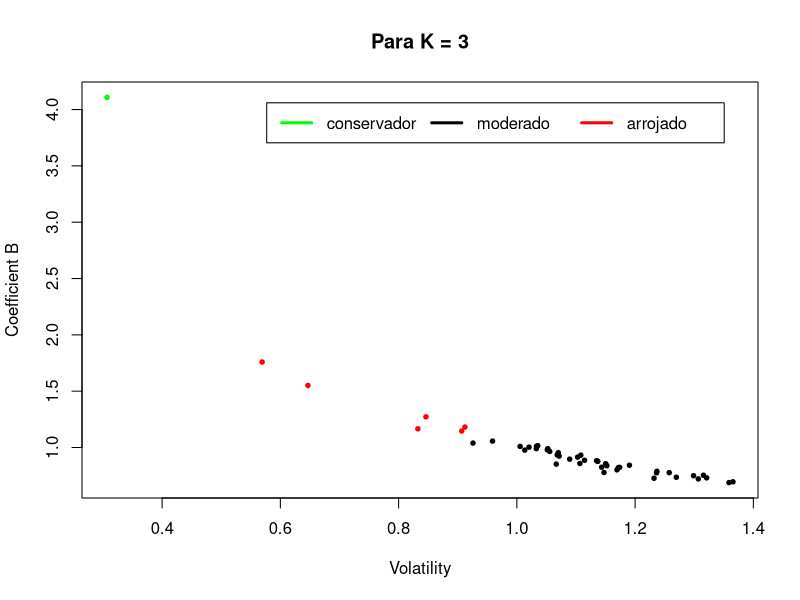
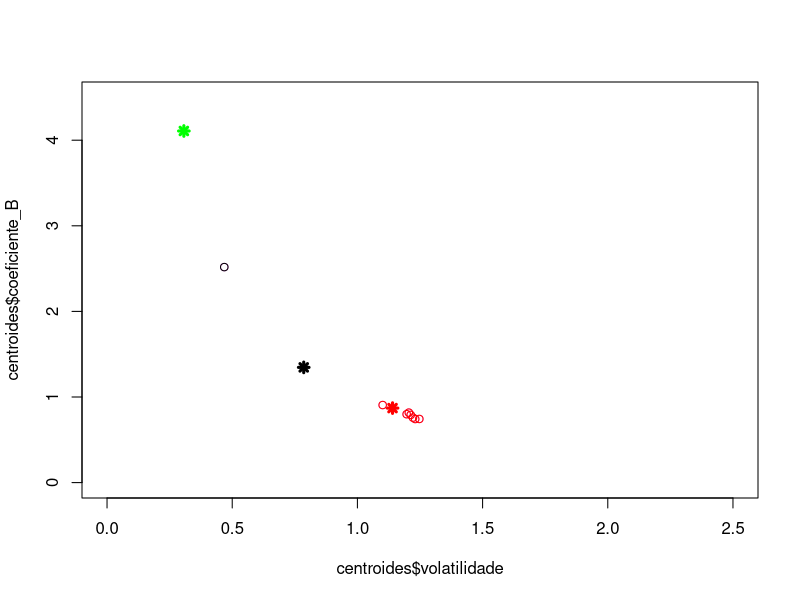

Reproduce these figures in R, in order.
dados = read.table("calculo_b_volatilidade.csv",sep=",",head=T)

retorna_cluster = function(dados,k){
  #   dados = eixo_x_y
  # k = 3
  #   dados = subset(eixo_x_y,eixo_x_y$tempo==semestre)
  iter = 45
  agrupamento = dados[,c("coeficiente_B","volatilidade")]
  #     dados[,1] = log(dados[,1])
  #     dados[,2] = log(dados[,2])
  
  km = kmeans (x = agrupamento, centers = k, iter.max = iter)
  agrupamento$cluster = km$cluster
  grupos = unique(km$cluster)
  #   print(grupos)
  dados$cluster = agrupamento$cluster
  dados$risco_b = ""
  dados$risco_b[dados$cluster == grupos[1]] = "moderado"
  dados$risco_b[dados$cluster == grupos[2]] = "arrojado"
  dados$risco_b[dados$cluster == grupos[3]] = "conservador"
  
  dados$cor = ""
  #   dados$cor[dados$cluster == grupos[1]] = "black"
  #   dados$cor[dados$cluster == grupos[2]] = "green"
  #   dados$cor[dados$cluster == grupos[3]] = "red"
  dados$cor[dados$cluster == grupos[1]] = "black"
  dados$cor[dados$cluster == grupos[2]] = "red"
  dados$cor[dados$cluster == grupos[3]] = "green"
  
  
  #   cor = c()
  #   #   dados$cor[dados$cluster == grupos[1]] = "black"
  #   #   dados$cor[dados$cluster == grupos[2]] = "green"
  #   #   dados$cor[dados$cluster == grupos[3]] = "red"
  #   cor[dados$cluster == grupos[1]] = "red"
  #   cor[dados$cluster == grupos[2]] = "black"
  #   cor[dados$cluster == grupos[3]] = "green"
  #   head(dados)
  #   cluster_ordem = unique( km$cluster)
  legenda = c("conservador","moderado","arrojado")
  plot(main= paste("Para K = ",k,sep =""),agrupamento$coeficiente_B~agrupamento$volatilidade,xlab="Volatility",ylab="Coefficient B", col = dados$cor,pch = 20, cex = 0.9)
  #   points(km$centers[,1]~km$centers[,2],col=4, pch = 8,lwd=2)
  legend("topright", inset=.05,legenda , lwd= 3,col =c("green","black","red") , horiz=TRUE)
  # points(km$centers,col=1:k, pch = 8,lwd=3)
  
  #   agrupamento = agrupamento[order(agrupamento$cluster),]
  
  # dados
  #   return(dados)
  names(dados)
  # centroides = cbind(km$centers,data.frame(risco = c("conservador","moderado","arrojado")))
  centroides = as.data.frame(km$centers)
  centroides = centroides[order(centroides$volatilidade,decreasing=T),]
  centroides = cbind(centroides,data.frame(risco = c("arrojado","moderado","conservador")))
  centroides$cor = ""
  #   dados$cor[dados$cluster == grupos[1]] = "black"
  #   dados$cor[dados$cluster == grupos[2]] = "green"
  #   dados$cor[dados$cluster == grupos[3]] = "red"
  centroides$cor[centroides$risco == "conservador"] = "green"
  centroides$cor[centroides$risco == "moderado"] = "black"
  centroides$cor[centroides$risco == "arrojado"] = "red"
  
  plot( centroides$coeficiente_B~centroides$volatilidade,col=centroides$cor, pch = 8,lwd=3,xlim=c(0,2.5),ylim=c(0,4.5))
  return(centroides)
}
# return(km$centers)
# }
# eixo_x_y_sem_outlier = eixo_x_y[eixo_x_y$coeficiente_B<3,]
# agrupamento_dados = retorna_cluster(dados,3)
# outlier = eixo_x_y[eixo_x_y$coeficiente_B>3,]
# outlier$cor = "green"
# outlier$cluster = unique(agrupamento_dados$cluster[agrupamento_dados$risco_b=="conservador"])
# outlier$risco_b = "conservador"
# agrupamento_dados = rbind( agrupamento_dados,outlier)
# head(agrupamento_dados)
# legenda = c("conservador","moderado","arrojado")
# plot(main= paste("Para K = ",3,sep =""),agrupamento_dados$coeficiente_B~agrupamento_dados$volatilidade,xlab="Volatility",ylab="Coefficient B", col = agrupamento_dados$cor,pch = 20, cex = 0.9)
# #   points(km$centers[,1]~km$centers[,2],col=4, pch = 8,lwd=2)
# legend("topright", inset=.05,legenda , lwd= 3,col =c("green","black","red") , horiz=TRUE)



treino = subset(dados,dados$tempo< 2014)
teste = subset(dados,dados$tempo == 2014)
centroides = retorna_cluster(treino,3)
# pontos_novos = data.frame(volatilidade = c(0.9,1.1),coeficiente_B = c(1.50,0.8))
pontos_novos = teste[,c("volatilidade","coeficiente_B")]
points(pontos_novos$coeficiente_B~pontos_novos$volatilidade,col="violet")

novos_pontos_classificados = data.frame()
# ponto_estudado = 1# indices de todos os pontos

for(ponto_estudado in 1:nrow(pontos_novos)){
  ponto_centroide = 1:3 # os 3 possiveis centroides dos riscos
  distancia = sqrt((pontos_novos$volatilidade[ponto_estudado] - centroides$volatilidade[ponto_centroide])^2 + (pontos_novos$coeficiente_B[ponto_estudado] - centroides$coeficiente_B[ponto_centroide])^2)
  todas_distancias = data.frame(distancias = distancia,risco =centroides$risco)
  indice_menor_distancia = which.min(todas_distancias$distancias)
  risco = as.character(todas_distancias$risco[indice_menor_distancia])
  agrupamento = cbind(pontos_novos[ponto_estudado,],risco)
  distancia_euclidiana = distancia[indice_menor_distancia]
  agrupamento = cbind(agrupamento,distancia_euclidiana)
  
  # calcula SSE de B e volatilidade
  alvo_volatilidade = centroides$volatilidade[ponto_centroide][indice_menor_distancia]
  alvo_B = centroides$coeficiente_B[ponto_centroide][indice_menor_distancia]
  
  volatilidade = pontos_novos$volatilidade[ponto_estudado]
  coeficiente_b = pontos_novos$coeficiente_B[ponto_estudado]
  
  sse_volatilidade = sum(( volatilidade-alvo_volatilidade)^2)
  sse_coeficiente_b = sum(( coeficiente_b-alvo_B)^2)
  
  agrupamento = cbind(agrupamento,sse_volatilidade)
  agrupamento = cbind(agrupamento,sse_coeficiente_b)
  
  novos_pontos_classificados = rbind(novos_pontos_classificados,agrupamento)
}
# novos_pontos_classificados = data.frame(pontos_novos$volatilidade)

novos_pontos_classificados$cor = ""
#   dados$cor[dados$cluster == grupos[1]] = "black"
#   dados$cor[dados$cluster == grupos[2]] = "green"
#   dados$cor[dados$cluster == grupos[3]] = "red"
novos_pontos_classificados$cor[novos_pontos_classificados$risco == "moderado"] = "black"
novos_pontos_classificados$cor[novos_pontos_classificados$risco == "arrojado"] = "red"
novos_pontos_classificados$cor[novos_pontos_classificados$risco == "conservador"] = "green"

points(novos_pontos_classificados$volatilidade,novos_pontos_classificados$coeficiente_B,col=novos_pontos_classificados$cor,lwd=1)
# aggregate(dados$a,list(dados$tempo),FUN=length)



# distancia = sqrt((pontos_novos$Sepal.Length[ponto_estudado] - pontos$Sepal.Length[ponto_vizinho])^2 + (pontos_novos$Sepal.Width[ponto_estudado] - pontos$Sepal.Width[ponto_vizinho])^2)
